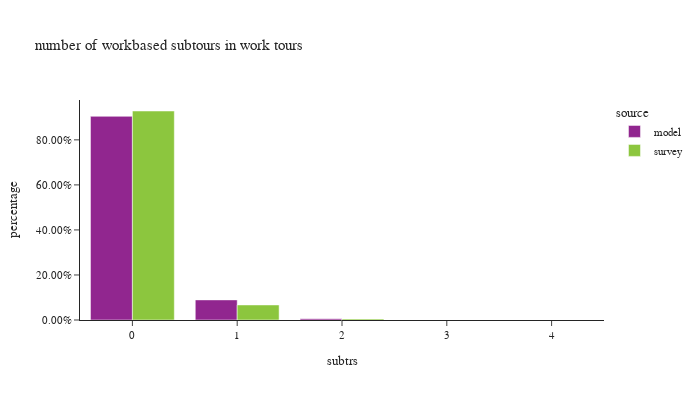

The notebook cell this image was saved under:
### Code cell
test = wk_tour.loc[wk_tour['subtrs']!=11].copy()
df_plot = test.groupby(['source','subtrs']).agg(
    total=pd.NamedAgg(column="toexpfac", aggfunc="sum"),
    sample_size=pd.NamedAgg(column="toexpfac", aggfunc="size")).reset_index()

df_plot['percentage'] = df_plot.groupby(['source'], group_keys=False)['total']. \
    apply(lambda x: x / float(x.sum()))


fig = px.bar(df_plot.sort_values(by=['source']), x="subtrs", y="percentage", color="source",
             barmode="group",hover_data=['total','sample_size'],title="number of workbased subtours in work tours")
fig.update_layout(height=400, width=700, font=dict(size=11),
                  xaxis = dict(dtick = 1, categoryorder='category ascending'),
                  yaxis=dict(tickformat=".2%"))
fig.show()

### Figure 1 — Plotly figure (JSON) as saved in the notebook; plotly's stock layout.template omitted (floating-point values rounded to 4 significant figures)
{"data": [{"alignmentgroup": "True", "customdata": [[1926000.0, 1926000.0], [190300.0, 190300.0], [11790.0, 11790.0], [982.0, 982.0], [102.0, 102.0]], "hovertemplate": "source=model<br>subtrs=%{x}<br>percentage=%{y}<br>total=%{customdata[0]}<br>sample_size=%{customdata[1]}<extra></extra>", "legendgroup": "model", "marker": {"color": "#91268F", "pattern": {"shape": ""}}, "name": "model", "offsetgroup": "model", "orientation": "v", "showlegend": true, "textposition": "auto", "type": "bar", "x": [0, 1, 2, 3, 4], "xaxis": "x", "y": [0.9046, 0.08935, 0.005538, 0.0004611, 4.79e-05], "yaxis": "y"}, {"alignmentgroup": "True", "customdata": [[1254000.0, 2330.0], [90310.0, 223.0], [6658.0, 19.0], [34.14, 2.0], [26.44, 2.0]], "hovertemplate": "source=survey<br>subtrs=%{x}<br>percentage=%{y}<br>total=%{customdata[0]}<br>sample_size=%{customdata[1]}<extra></extra>", "legendgroup": "survey", "marker": {"color": "#8CC63E", "pattern": {"shape": ""}}, "name": "survey", "offsetgroup": "survey", "orientation": "v", "showlegend": true, "textposition": "auto", "type": "bar", "x": [0, 1, 2, 3, 4], "xaxis": "x", "y": [0.9282, 0.06682, 0.004926, 2.526e-05, 1.956e-05], "yaxis": "y"}], "layout": {"barmode": "group", "font": {"size": 11}, "height": 400, "legend": {"title": {"text": "source"}, "tracegroupgap": 0}, "title": {"text": "number of workbased subtours in work tours"}, "width": 700, "xaxis": {"anchor": "y", "categoryorder": "category ascending", "domain": [0.0, 1.0], "dtick": 1, "title": {"text": "subtrs"}}, "yaxis": {"anchor": "x", "domain": [0.0, 1.0], "tickformat": ".2%", "title": {"text": "percentage"}}}}
